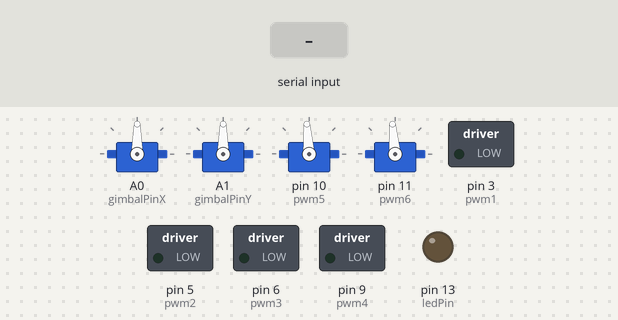
The sketch below on a simulated Arduino Mega 2560, built with avr-gcc and run on an emulated ATmega2560. On the bench: 4 × servo, switched loads named in the sketch (green lamp = pin HIGH), output pins drawn as LEDs (lit = HIGH). The inputs (shaded band) are chosen by the test bench.

Above: at 1.2 s.
1.3 s: "8" received over the second serial link
At 2.2 s:
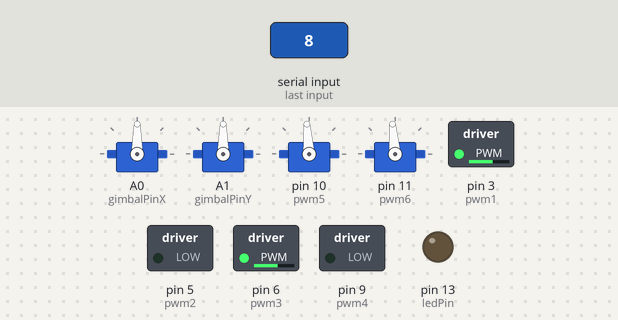
2.8 s: "2" received over the second serial link
At 3.4 s:
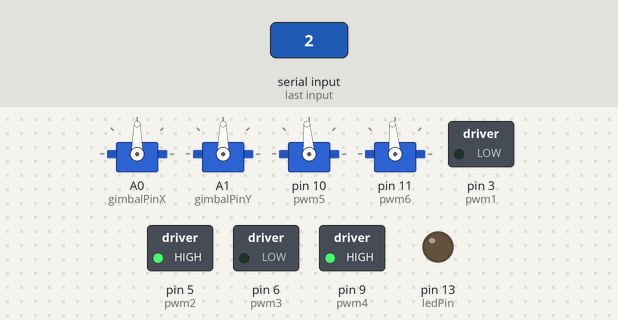
4.3 s: "4" received over the second serial link
At 5.5 s:
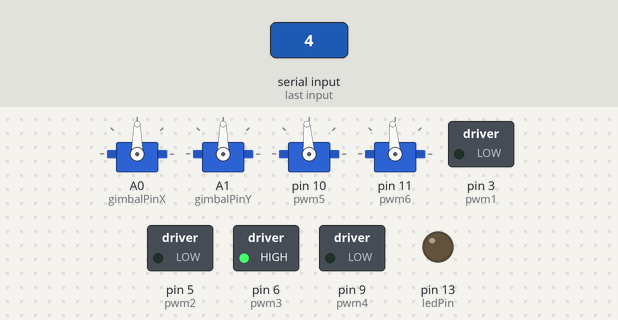
5.8 s: "6" received over the second serial link
At 6.8 s:
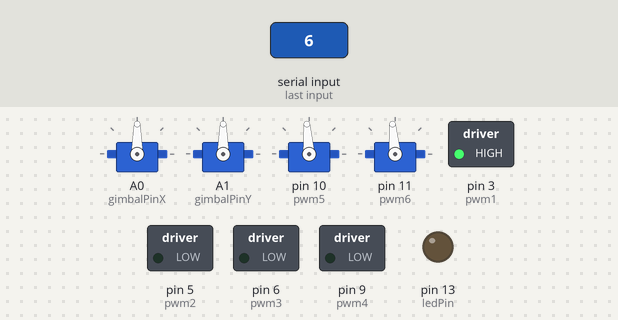
7.3 s: "/" received over the second serial link
At 8.0 s:
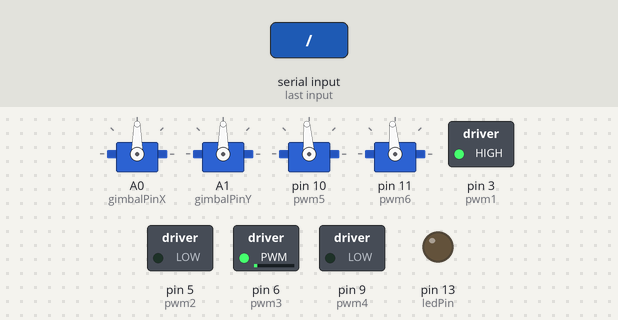
8.8 s: "w" received over the second serial link
At 9.1 s:
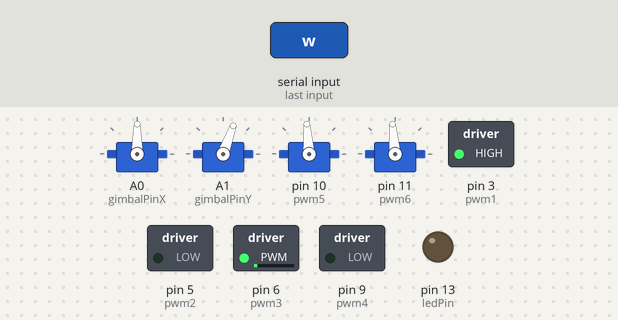
Timing chart, 0 to 11.3 s (numbered marks = the images above; inputs shaded):
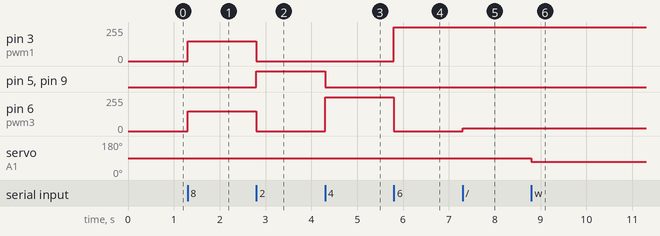

Measured:
- after the input at 1.3 s, pin 3 (pwm1), pin 6 (pwm3): 0/255 → 150/255 at once
- after the input at 2.8 s, pin 3 (pwm1), pin 6 (pwm3): 150/255 → 0/255 at once; pin 5 (pwm2), pin 9 (pwm4): LOW → HIGH at once
- after the input at 4.3 s, pin 5 (pwm2), pin 9 (pwm4): HIGH → LOW at once; pin 6 (pwm3): 0/255 → 255/255 at once
- after the input at 5.8 s, pin 3 (pwm1): 0/255 → 255/255 at once; pin 6 (pwm3): 255/255 → 0/255 at once
- after the input at 7.3 s, pin 6 (pwm3): 0/255 → 20/255 at once
- after the input at 8.8 s, servo on A1 (gimbalPinY): 90° → 70° at once

The sketch:

RODcontrol.ino
```cpp
// author: Abdel K. Bokharouss - October 2017
#include <Servo.h> // servo library

// PWMs used by the DC Motors
int pwm1 = 3;
int pwm2 = 5;
int pwm3 = 6;
int pwm4 = 9;

// PWMs used by continuous servos
int pwm5 = 10;
int pwm6 = 11;

int ledPin = 13;

// delay multipliers for extension of arm / lowering of boarding plate
int extendArmValue = 23;
int returnArmValue = 19;
int lowerPlateValue = 21;
int risePlateValue = 17;

// pins on Arduino that will control servo through signals
int gimbalPinX = A0;
int gimbalPinY = A1;

Servo gimbalServoX, gimbalServoY; // servo objects
Servo gearServo, pulleyServo; // servo for the gear & servo to pull up the boarding plate

// initial gimball servo positions
const int GimbalInitPosX = 90;
const int GimbalInitPosY = 90;
const int GimbalStepX = 20;
const int GimbalStepY = 20;
int gimbalPosX = 90;
int gimbalPosY = 90;

// dc motor speed and (de)acceleration
int maxSpeed = 255; // the max speed we want to be able to drive
int forward = 150;
int motorSpeedLeft; // speed left motor
int motorSpeedRight; // speed right motor
const int motorSpeedStep = 20; // (de)accelerationi

// gear servo stop value and step value
int gearStop = 95;
int gearLeft = 90;
int gearRight = 100;
int gearDelay = 1000; // in ms

// gear servo stop value and step value
int pulleyStop = 94; //tbd
int pulleyLeft = 90; //tbd
int pulleyRight = 100; // tbd
int pulleyDelay = 1000; // in ms ; tbd

void outputsToZero() {
  motorSpeedLeft = 0;
  motorSpeedRight = 0;
  analogWrite(pwm1, motorSpeedLeft);
  analogWrite(pwm2, motorSpeedLeft);
  analogWrite(pwm3, motorSpeedRight);
  analogWrite(pwm4, motorSpeedRight);
}

void fullForward() {
  motorSpeedLeft = forward;
  motorSpeedRight = forward;
  analogWrite(pwm1, motorSpeedLeft);
  analogWrite(pwm2, 0);
  analogWrite(pwm3, motorSpeedRight);
  analogWrite(pwm4, 0);
}

void fullBackward() {
  motorSpeedLeft = maxSpeed;
  motorSpeedRight = maxSpeed;
  analogWrite(pwm1, 0);
  analogWrite(pwm2, motorSpeedLeft);
  analogWrite(pwm3, 0);
  analogWrite(pwm4, motorSpeedRight);
}

void right() {
  motorSpeedLeft = maxSpeed;
  motorSpeedRight = 0;
  analogWrite(pwm1, motorSpeedLeft);
  analogWrite(pwm2, 0);
  analogWrite(pwm3, 0);
  analogWrite(pwm4, 0);
}

void left() {
  motorSpeedRight = maxSpeed;
  motorSpeedLeft = 0;
  analogWrite(pwm1, 0);
  analogWrite(pwm2, 0);
  analogWrite(pwm3, motorSpeedRight);
  analogWrite(pwm4, 0);
}

void accelerateForward() {
  motorSpeedRight += motorSpeedStep;
  motorSpeedLeft += motorSpeedStep;
  analogWrite(pwm1, motorSpeedLeft);
  analogWrite(pwm2, 0);
  analogWrite(pwm3, motorSpeedRight);
  analogWrite(pwm4, 0);
}

void accelerateBackward() {
  motorSpeedRight += motorSpeedStep;
  motorSpeedLeft += motorSpeedStep;
  analogWrite(pwm1, 0);
  analogWrite(pwm2, motorSpeedLeft);
  analogWrite(pwm3, 0);
  analogWrite(pwm4, motorSpeedRight);
}

void adjustGimbal(int stepsize, bool isGimbal_Y) {
  if (isGimbal_Y) {
    gimbalPosY += stepsize;
    gimbalServoY.write(gimbalPosY);
  } else {
    gimbalPosX += stepsize;
    gimbalServoX.write(gimbalPosX);
  }
}

void gimbalStandardPosition() {
  gimbalPosX = GimbalInitPosX;
  gimbalServoX.write(GimbalInitPosX);
  gimbalPosY = GimbalInitPosY;
  gimbalServoY.write(GimbalInitPosY);
}

void stopGearServo() {
  gearServo.write(gearStop);
}

void turnLeftGearServo() {
  gearServo.write(gearLeft);
  delay(gearDelay);
  gearServo.write(gearStop);
}

void turnRightGearServo() {
  gearServo.write(gearRight);
  delay(gearDelay);
  gearServo.write(gearStop);
}

void stopPulleyServo() {
  pulleyServo.write(pulleyStop);
}

void turnRightPulleyServo() {
  pulleyServo.write(pulleyRight);
  delay(pulleyDelay);
  pulleyServo.write(pulleyStop);
}

void turnLeftPulleyServo() {
  pulleyServo.write(pulleyLeft);
  delay(pulleyDelay);
  pulleyServo.write(pulleyStop);
}

void extendArm() {
  gearServo.write(gearLeft);
  delay(extendArmValue * gearDelay);
  gearServo.write(gearStop);
}

void returnArm() {
  gearServo.write(gearRight);
  delay(returnArmValue * gearDelay);
  gearServo.write(gearStop);
}

void lowerPlate() {
  pulleyServo.write(pulleyLeft);
  delay(lowerPlateValue * pulleyDelay);
  pulleyServo.write(pulleyStop);
}

void risePlate() {
  pulleyServo.write(pulleyRight);
  delay(risePlateValue * pulleyDelay);
  pulleyServo.write(pulleyStop);
}

void processInputBuffer(char cmd) {
  switch (cmd){
    case '8': // DC Motors full forward
      fullForward();
    break;
    case '2': // DC Motors full backward
      fullBackward();
    break;
    case '4': // DC Motors full backward
      left();
    break;
    case '6': // DC Motors full backward
      right();
    break;
    case '0':  // DC Motors reset outputs to 0
      outputsToZero();
    break;
    case '/': // accelerate forward
      accelerateForward();
    break;
    case '.': // accelerate backwards
      accelerateBackward();
    break;
    case 's': // back to init position
      gimbalStandardPosition();
    break;
    case 'w': // incease posY w/ 5 degrees
      adjustGimbal(- GimbalStepY, true);
    break;
    case 'z': // decrease posY w/ 5 degrees
      adjustGimbal((GimbalStepY), true);
    break;
    case 'a': // incease posX w/ 5 degrees
      adjustGimbal(GimbalStepX, false);
    break;
    case 'd': // decrease posX w/ 5 degrees
      adjustGimbal((- GimbalStepX), false);
    break;
    case 'b': // make gear servo turn right
      turnRightGearServo();
    break;
    case 'm': // make gear servo turn left
      turnLeftGearServo();
    break;
    case 'n': // stop gearServo;
      stopGearServo();
    break;
    case 'l': // make gear servo turn right
      turnRightPulleyServo();
    break;
    case 'j': // make gear servo turn left
      turnLeftPulleyServo();
    break;
    case 'k': // stop gearServo;
      stopPulleyServo();
    break;
    case 'p': // stop gearServo;
      extendArm();
    break;
    case 'o': // stop gearServo;
      returnArm();
    break;
    case 'u': // stop gearServo;
      lowerPlate();
    break;
    case 'i': // stop gearServo;
      risePlate();
    break;
    default: // key is not configured
      Serial.println("command not supported");
    break;
  }
}

void setup() {
  pinMode(ledPin, OUTPUT);
  // set-up code
  Serial1.begin(115200); // Ethernet / Wi-Fi Communication
  // Serial.begin(9600); // USB comminication

  //dc motor outputs to zero
  outputsToZero();
  // clear input buffer
  while (Serial1.available()) {
    Serial1.read();
  }

  // attach the right pin to the right servo object
  gimbalServoX.attach(gimbalPinX);
  gimbalServoY.attach(gimbalPinY);
  gimbalStandardPosition(); // move gimbal to standard position

  // attach pulley servo
  pulleyServo.attach(pwm5);
  pulleyServo.write(pulleyStop);

  // attach gear servo
  gearServo.attach(pwm6);
  gearServo.write(gearStop);
}


void loop() {
  if (Serial1.available() > 0) {
    char command = Serial1.read();
    processInputBuffer(command);
 }
}
```
